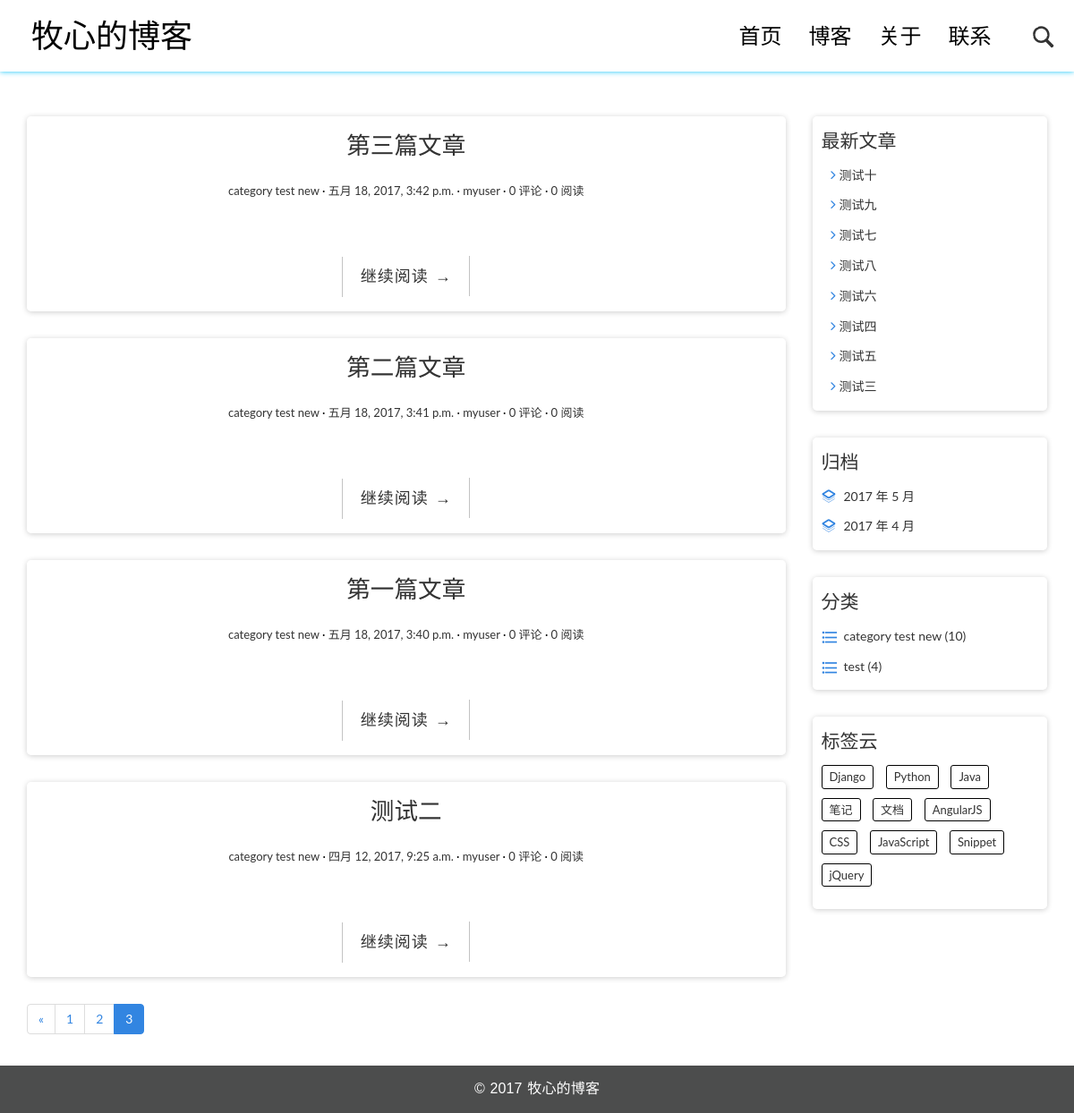
The app's page /?page=3, older data.
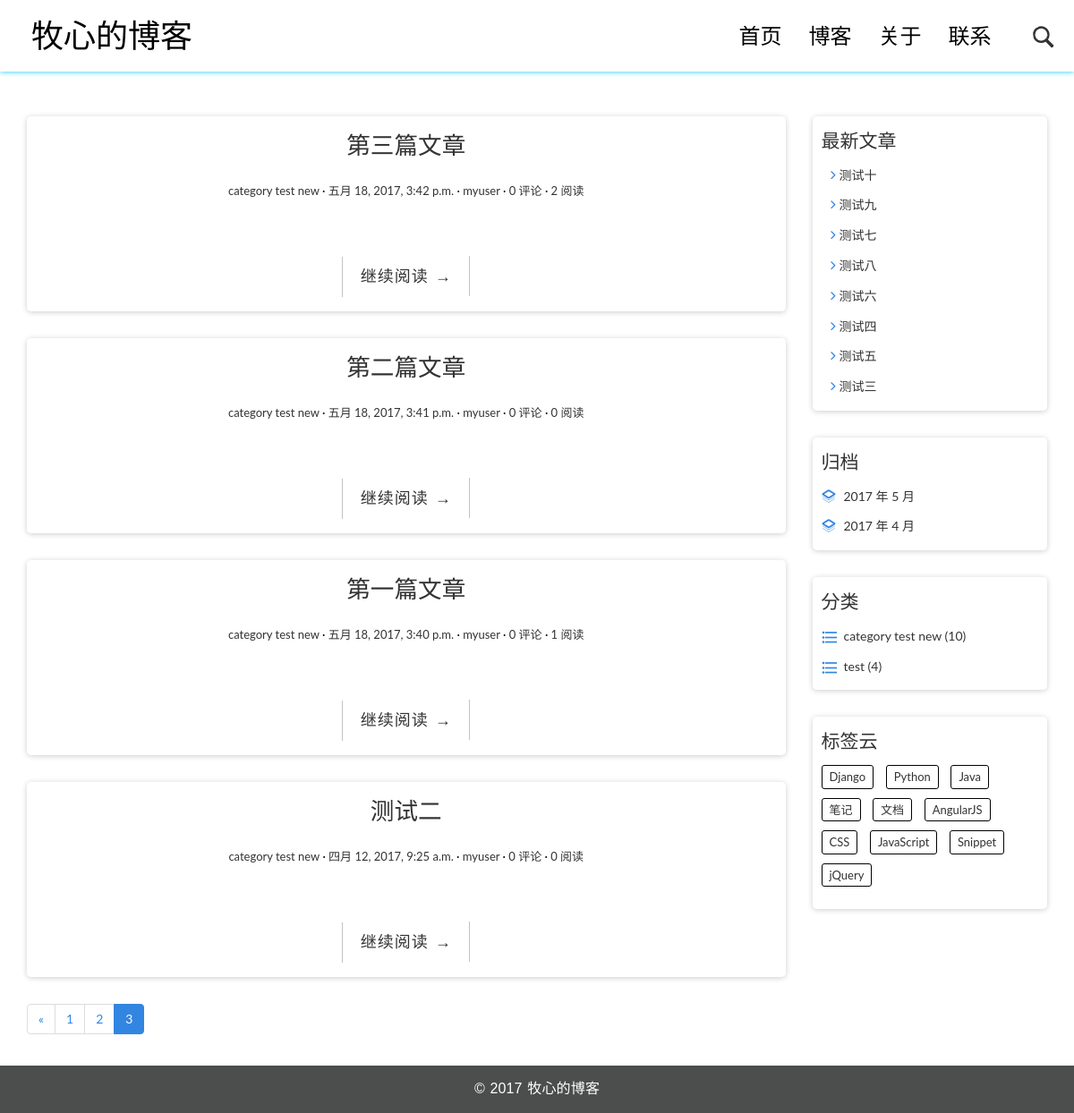
The same page, newer data.
### blog/models.py (models this page shows, shortened)
@python_2_unicode_compatible
class Post(models.Model):
    title = models.CharField(max_length=70)
    body = models.TextField()
    created_time = models.DateTimeField()
    modified_time = models.DateTimeField()
    excerpt = models.CharField(max_length=200)
    category = models.ForeignKey(Category)
    tags = models.ManyToManyField(Tag, blank=True)
    author = models.ForeignKey(User)
    views = models.PositiveIntegerField(default=0)
    def get_absolute_url(self):
        return reverse('blog:detail', kwargs={'pk': self.pk})
    class Meta:
        ordering = ['-created_time']

@python_2_unicode_compatible
class Category(models.Model):
    name = models.CharField(max_length=100)

### blog/views.py (the view)
# urls.py: url(r'^$', views.index, name='index'),
def index(request):
    post_list = Post.objects.all().order_by('-created_time')
    paginator = Paginator(post_list, 5)
    page = request.GET.get('page')
    try:
        post_list = paginator.page(page)
    except PageNotAnInteger:
        post_list = paginator.page(1)
    except EmptyPage:
        post_list = paginator.page(paginator.num_pages)
    return render(request, 'blog/index.html', context={'post_list': post_list})

### blog/templatetags/blog_tags.py (called while the page is built)
@register.simple_tag
def get_recent_posts(num=8):
    return Post.objects.all().order_by('-created_time')[:num]

@register.simple_tag
def archives():
    return Post.objects.dates('created_time', 'month', order='DESC')

@register.simple_tag
def get_categories():
    return Category.objects.annotate(num_posts=Count('post'))

### blog/templatetags/page_tags.py (called while the page is built)
@register.simple_tag
def circle_page(curr_page, loop_page):
    offset = abs(curr_page - loop_page)
    if offset < 3:
        if curr_page == loop_page:
            page_ele = '<li class="active"><a href="?page=%s">%s</a></li>'%(loop_page, loop_page)
        else:
            page_ele = '<li><a href="?page=%s">%s</a></li>'%(loop_page, loop_page)
        return format_html(page_ele)
    else:
        return ''

### templates/blog/index.html (shortened to what this page needs)
{% extends 'base.html' %}
{% load page_tags %}
{% block main %}
    {% for post in post_list %}
        <article class="post post-{{ post.pk }}">
            <header class="entry-header">
                <h1 class="entry-title">{{ post.title }}</h1>
               <div class="entry-meta">
                  <span class="post-category"><a href="#">{{ post.category.name }}</a></span>
                  <span class="post-date"><a href="#"><time class="entry-date" datetime="{{ post.created_time }}">{{ post.created_time }}</time></a></span>
                  <span class="post-author"><a href="#">{{ post.author }}</a></span>
                  <span class="comments-link"><a href="#">{{ post.comment_set.count }} 评论</a></span>
                  <span class="views-count"><a href="#">{{ post.views }} 阅读</a></span>
               </div>
            </header>
            <div class="entry-content clearfix">
                <div class="read-more cl-effect-14">
                    <a href="{{ post.get_absolute_url }}" class="more-link">继续阅读 <span class="meta-nav">→</span></a>
                </div>
            </div>
        </article>
    {% empty %}
        <div class="no-post">暂时还没有发布的文章！</div>
    {% endfor %}
    <nav aria-label="Page navigation">
      <ul class="pagination">
          {% if post_list.has_previous %}
              <li>
                  <a href="?page={{ post_list.previous_page_number }}" aria-label="Previous">
                    <span aria-hidden="true">&laquo;</span>
                  </a>
              </li>
          {% endif %}
        {%  for pg in post_list.paginator.page_range %}
            {% circle_page post_list.number pg %}
        {% endfor %}
      </ul>
    </nav>
{% endblock main %}

Row changes from the older to the newer data that the page shows:
changed Post "第三篇文章": views "0" → "2"
changed Post "第一篇文章": views "0" → "1"
